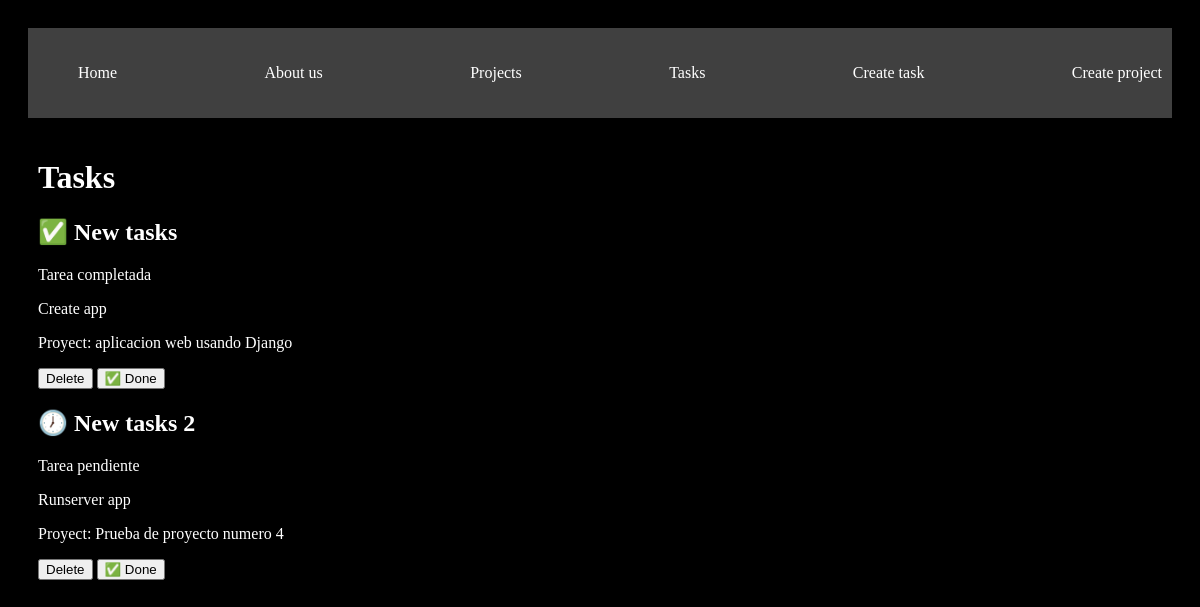
The page /tasks/ on the database as committed earlier.
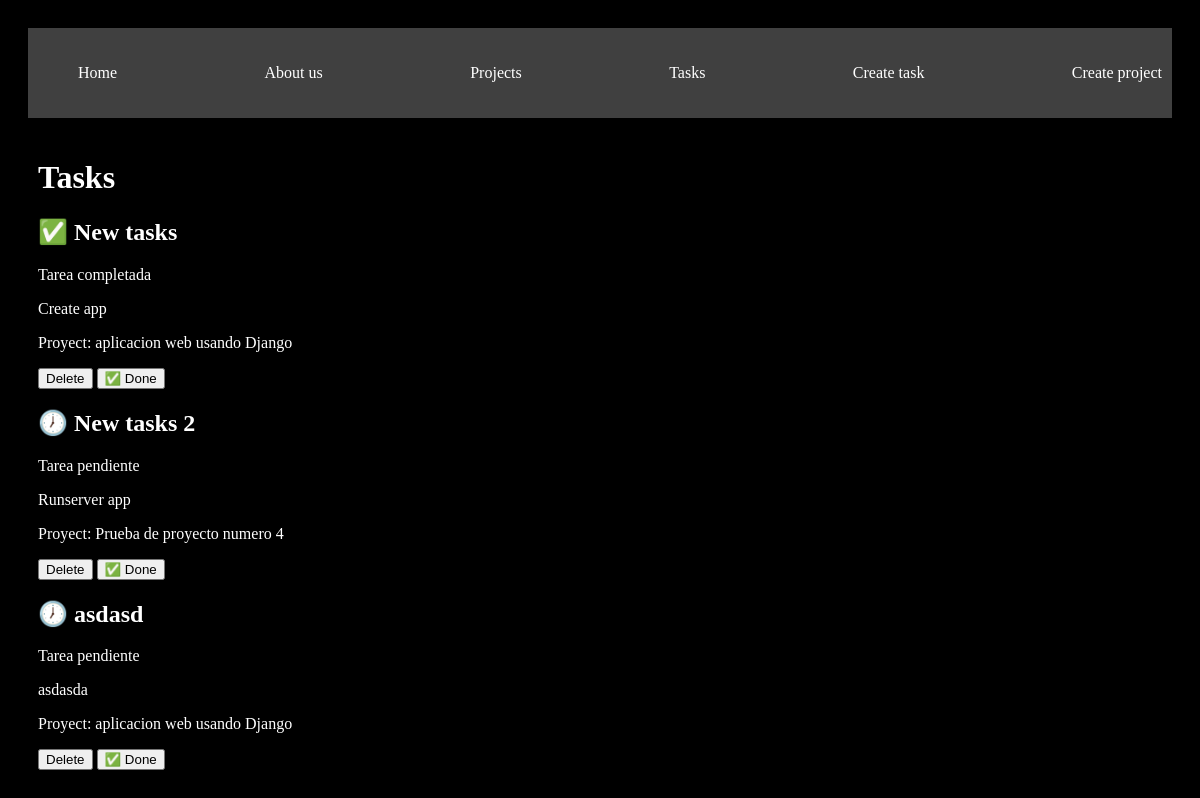
The same page on the database as committed later.
### myapp/models.py (models this page shows, shortened)
class Task(models.Model):
    title = models.CharField(max_length=200)
    description = models.TextField()
    proyect = models.ForeignKey(Proyect, on_delete=models.CASCADE)
    done = models.BooleanField(default=False)

class Proyect(models.Model):
    name = models.CharField(max_length=200)

### myapp/views.py (the view)
# urls.py: path('tasks/', views.tasks, name='tasks'),
def tasks(request):
    tasks = Task.objects.all()
    return render(request, 'tasks/tasks.html', {'tasks': tasks})

### myapp/templates/tasks/tasks.html
{% extends "layouts/base.html" %}
{% block content %}
<h1>Tasks</h1>
{% for task in tasks %}
<div>
    <h2>{% if task.done == False %} 🕖 {% else %} ✅ {% endif %} {{task.title}}</h2>
    {% if task.done == False %}
    <span>Tarea pendiente</span>
    {% else %}
    <span>Tarea completada</span>
    {% endif %}
    <p>{{task.description}}</p>
    <p>Proyect: {{task.proyect.name}}</p>
    <button>
        Delete
    </button>
    <button>
        ✅ Done
    </button>
</div>
{% endfor %}
{% endblock %}

Rows that differ between the two databases and show on the page:
added Task: title "asdasd", done "Tarea pendiente", description "asdasda", proyect.name "aplicacion web usando Django"
